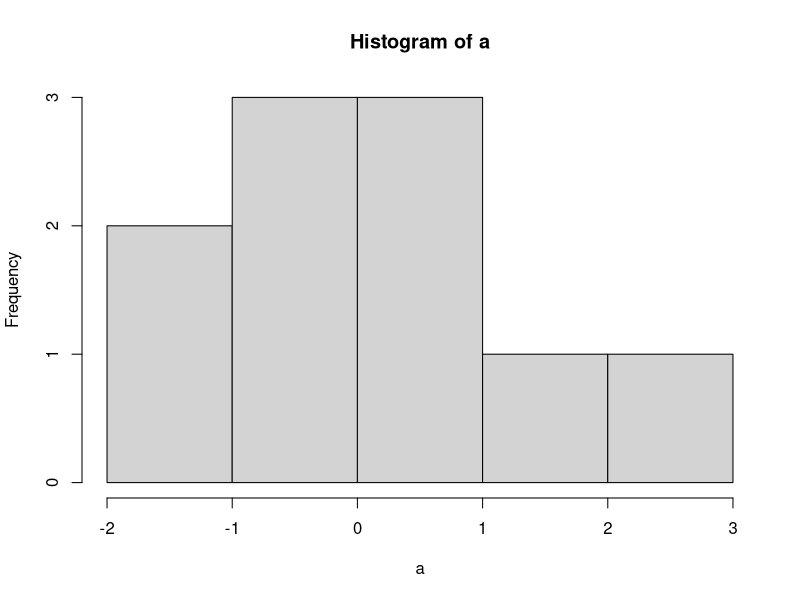

This chart was generated by the following R code: (Note: this script raises an error after producing the figure.)
## ---- chunk 1
options(htmltools.dir.version = FALSE)
## ---- chunk 2
#can use fig.height (in pixels, range 2-inf)
#can use out.height="200px"
a <- rnorm(10,0,1)
hist(a)
## ---- chunk 3
knitr::include_graphics("cats1.jpeg")
